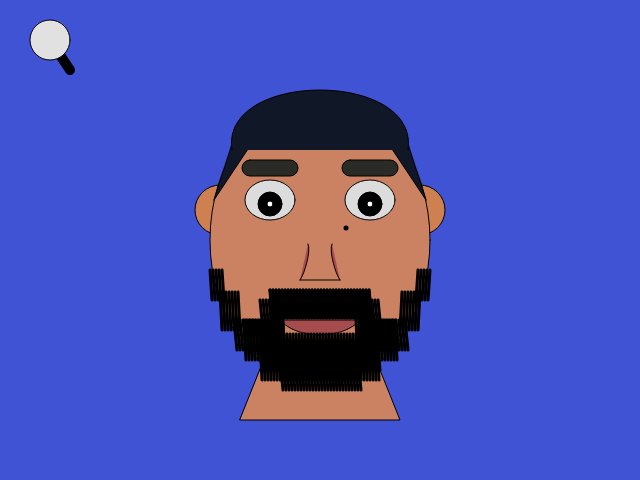
Frame 1 (no input)
Frame 60 (no input): identical to frame 1, image omitted
Frame 120 (the mouse pressed at the canvas centre since frame 60): identical to frame 1, image omitted

The p5.js sketch that drew this single still picture (run headless with seeded random() and noise() and a simulated clock; from frame 60 on, the mouse is pressed at the canvas centre):

// p5.js sketch
// ── sketch.js
function setup() {
  createCanvas(640, 480);
}

let size = 2;
function draw() {
  background(63, 83, 212);
  let centerX = width / 2;
  let centerY = height / 2;
  face(centerX, centerY, size);
}

function face(centerX, centerY, size) {
  magnify();
  neck(centerX, centerY, size);
  ears(centerX, centerY, size);
  fill(203, 130, 98);
  ellipse(centerX, centerY, size * 110, size * 145); // face shape
  mouth(centerX, centerY, size);
  nose(centerX, centerY, size);
  eyes(centerX, centerY, size);
  hair(centerX, centerY, size);
  beard(centerX, centerY, size, 3);
  mole(centerX, centerY, size);
}

function magnify() {
  fill(0);
  strokeWeight(10);
  line(50, 40, 70, 70);
  strokeWeight(1);
  fill(225);
  circle(50, 40, 40);
}

function mousePressed() {
  if (mouseX > 30 && mouseX < 70 && mouseY < 60 && mouseY > 20) {
    if (size === 1) {
      size = 2;
    } else {
      size = 1;
    }
  }
}

function mole(centerX, centerY, size) {
  circle(centerX + size * 13, centerY - size * 6, size * 1);
}

function neck(centerX, centerY, size) {
  //neck
  fill(203, 130, 98);
  quad(
    centerX - size * 20,
    centerY + size * 40,
    centerX + size * 20,
    centerY + size * 40,
    centerX + size * 40,
    centerY + size * 90,
    centerX - size * 40,
    centerY + size * 90
  );
}

function mouth(centerX, centerY, size) {
  // mouth
  let controlAx = centerX - size * 30;
  let controlAy = centerY - size * 20;

  let controlBx = centerX + size * 30;
  let controlBy = centerY - size * 20;

  let startAx = centerX - size * 20;
  let startAy = centerY + size * 40;

  let startBx = centerX + size * 20;
  let startBy = centerY + size * 40;

  fill(167, 76, 78);
  curve(
    controlAx,
    controlAy,
    startAx,
    startAy,
    startBx,
    startBy,
    controlBx,
    controlBy
  );
  line(startAx, startAy, startBx, startBy);
}

function nose(centerX, centerY, size) {
  // nose
  line(
    centerX - size * 10,
    centerY + size * 20,
    centerX + size * 10,
    centerY + size * 20
  );
  curve(
    centerX - size * 20,
    centerY + size * 20,
    centerX - size * 10,
    centerY + size * 20,
    centerX - size * 6,
    centerY + size * 2,
    centerX - size * 20,
    centerY + size * 2
  );

  curve(
    centerX + size * 20,
    centerY + size * 2,
    centerX + size * 6,
    centerY + size * 2,
    centerX + size * 10,
    centerY + size * 20,
    centerX + size * 20,
    centerY + size * 20
  );
}

function eyes(centerX, centerY, size) {
  // eyes
  fill(220);
  ellipse(centerX - size * 25, centerY - size * 20, size * 25, size * 20);
  ellipse(centerX + size * 25, centerY - size * 20, size * 25, size * 20);
  fill(0);
  ellipse(centerX - size * 25, centerY - size * 18, size * 12, size * 12);
  ellipse(centerX + size * 25, centerY - size * 18, size * 12, size * 12);
  fill(255);
  ellipse(centerX - size * 25, centerY - size * 18, size * 3, size * 3);
  ellipse(centerX + size * 25, centerY - size * 18, size * 3, size * 3);

  //eyebrows
  rectMode(CENTER);
  fill(43, 43, 38);
  rect(
    centerX - size * 25,
    centerY - size * 36,
    size * 28,
    size * 8,
    size * 10
  );
  rect(
    centerX + size * 25,
    centerY - size * 36,
    size * 28,
    size * 8,
    size * 10
  );
}

function hair(centerX, centerY, size) {
  fill(16, 23, 38);
  // sideburns
  let x1 = centerX - size * 40;
  let y1 = centerY - size * 60;
  let x2 = centerX - size * 33;
  let y2 = centerY - size * 50;
  let x3 = centerX - size * 53;
  let y3 = centerY - size * 20;
  triangle(x1, y1, x2, y2, x3, y3);
  
  let x21 = centerX + size * 40;
  let y21 = centerY - size * 60;
  let x22 = centerX + size * 33;
  let y22 = centerY - size * 50;
  let x23 = centerX + size * 53;
  let y23 = centerY - size * 20;
  triangle(x21, y21, x22, y22, x23, y23);

  //hair
  let controlAx = centerX - size * 44;
  let controlAy = centerY - size * 45;

  let controlBx = centerX + size * 44;
  let controlBy = centerY - size * 45;

  let anchorAx = centerX - size * 50;
  let anchorAy = centerY - size * 85;

  let anchorBx = centerX + size * 50;
  let anchorBy = centerY - size * 85;

  bezier(
    controlAx,
    controlAy,
    anchorAx,
    anchorAy,
    anchorBx,
    anchorBy,
    controlBx,
    controlBy
  );
}

function ears(centerX, centerY, size) {
  //ears
  fill(206, 128, 80);
  arc(
    centerX - size * 50,
    centerY - size * 15,
    size * 25,
    size * 25,
    HALF_PI,
    PI + HALF_PI
  );
  arc(
    centerX + size * 50,
    centerY - size * 15,
    size * 25,
    size * 25,
    PI + HALF_PI,
    HALF_PI
  );
}

function beard(centerX, centerY, size, weight) {
  let beardStart = centerY + size * 25;

  strokeWeight(weight);
  // moustache
  for (let i = centerX - size * 25; i < centerX + size * 25; i += 3) {
    line(i, beardStart, i + 3, beardStart + size * 14);
  }
  for (let i = centerX - size * 25; i < centerX + size * 25; i += 3) {
    line(i, beardStart, i + 2, beardStart + size * 14);
  }

  // goatee
  for (let i = centerX - size * 30; i < centerX + size * 30; i += 3) {
    line(i, beardStart + size * 22, i + 3, beardStart + size * 40);
  }
  for (let i = centerX - size * 30; i < centerX + size * 30; i += 3) {
    line(i, beardStart + size * 25, i + 2, beardStart + size * 45);
  }
  for (let i = centerX - size * 20; i < centerX + size * 20; i += 3) {
    line(i, beardStart + size * 35, i + 3, beardStart + size * 50);
  }

  //sides
  for (let i = centerX - size * 43; i < centerX - size * 20; i += 3) {
    line(i, beardStart + size * 15, i + 3, beardStart + size * 30);
  }
  for (let i = centerX - size * 38; i < centerX - size * 18; i += 3) {
    line(i, beardStart + size * 15, i + 2, beardStart + size * 35);
  }

  for (let i = centerX + size * 20; i < centerX + size * 43; i += 3) {
    line(i, beardStart + size * 15, i + 3, beardStart + size * 30);
  }
  for (let i = centerX + size * 18; i < centerX + size * 38; i += 3) {
    line(i, beardStart + size * 15, i + 2, beardStart + size * 35);
  }

  //connectors
  for (let i = centerX - size * 30; i < centerX - size * 20; i += 3) {
    line(i, beardStart + size * 5, i + 3, beardStart + size * 20);
  }

  for (let i = centerX + size * 20; i < centerX + size * 30; i += 3) {
    line(i, beardStart + size * 5, i + 3, beardStart + size * 20);
  }

  // side burns
  for (let i = centerX - size * 50; i < centerX - size * 40; i += 3) {
    line(i, beardStart + size * 1, i + 2, beardStart + size * 20);
  }
  for (let i = centerX - size * 55; i < centerX - size * 48; i += 3) {
    line(i, beardStart - size * 10, i + 2, beardStart + size * 5);
  }

  for (let i = centerX + size * 40; i < centerX + size * 50; i += 3) {
    line(i + 2, beardStart + size * 1, i, beardStart + size * 20);
  }
  for (let i = centerX + size * 48; i < centerX + size * 55; i += 3) {
    line(i + 2, beardStart - size * 10, i, beardStart + size * 5);
  }
}
